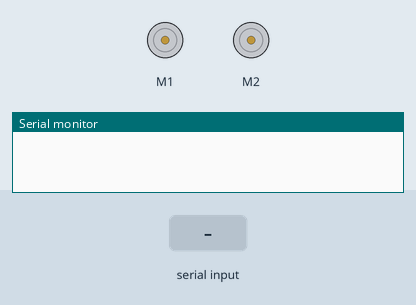
A sketch run on a simulated Arduino Uno, built with avr-gcc and run on an emulated ATmega328P. Shown: 2 × DC motor (green arrow = forward, orange = backward, longer = faster), the last lines printed to the serial monitor. The inputs (shaded band) are chosen by the test bench.

Above: at 1.2 s.
1.3 s: "K" received over Serial
At 1.4 s:
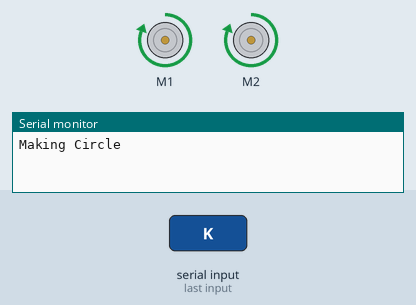
4.3 s: "L" received over Serial
At 5.4 s:
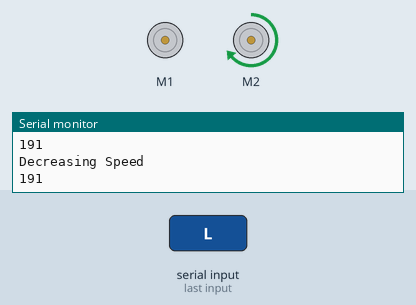
5.8 s: "F" received over Serial
At 6.7 s:
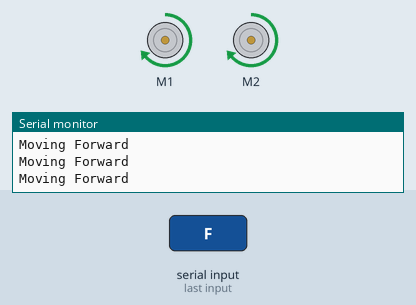
7.3 s: "B" received over Serial
At 8.4 s:
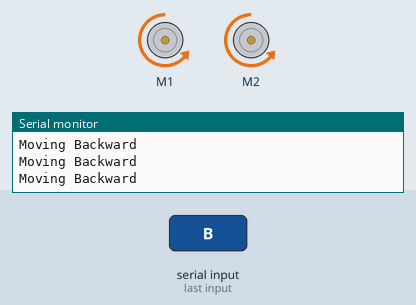
8.8 s: "S" received over Serial
At 9.5 s:
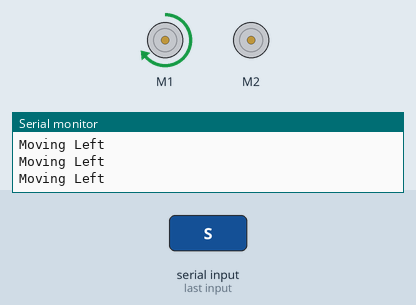
10.3 s: "8" received over Serial
At 10.8 s:
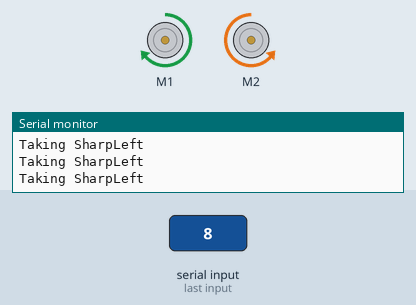
Timing chart, 0 to 12.8 s (numbered marks = the images above; inputs shaded):
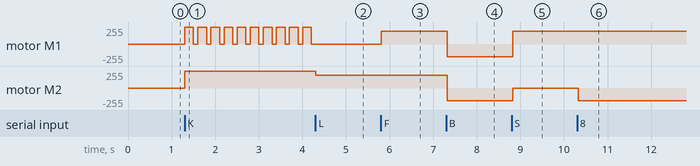

Measured:
- after the input at 1.3 s, motor M1: alternates forward 255/255 for 0.20 s and stopped for 0.10 s, starting at once; motor M2: stopped → forward 255/255 at once
- after the input at 4.3 s, motor M1: stops changing and stays stopped; motor M2: forward 255/255 → forward 191/255 at once
- after the input at 5.8 s, motor M1: stopped → forward 191/255 at once
- after the input at 7.3 s, motor M1, motor M2: forward 191/255 → backward 191/255 at once
- after the input at 8.8 s, motor M1: backward 191/255 → forward 191/255 at once; motor M2: backward 191/255 → stopped at once
- after the input at 10.3 s, motor M2: stopped → backward 191/255 at once

The sketch:

bt_robot_car_with_my_app.ino
```cpp
#define ledPin 7
int state = 0;
#include <AFMotor.h>

AF_DCMotor motor1(1);
AF_DCMotor motor2(2);


void setup() {
  // put your setup code here, to run once:
  pinMode(ledPin, LOW);
  digitalWrite(ledPin, LOW);
  Serial.begin(9600);

  motor1.setSpeed(255);
  motor2.setSpeed(255);
}


void loop() {

  uint8_t i;

  if (Serial.available() > 0){
    state = Serial.read();
      }


///////////////////////////////////motor speed

   if (state == 'H'){
    i = i + 10;
    Serial.println("Increasing Speed");
      motor1.setSpeed(i);
      motor2.setSpeed(i);
      Serial.println(i);
      delay(150);

   }
   if (state == 'L'){
    i = i -10;
    Serial.println("Decreasing Speed");
      motor1.setSpeed(i);
      motor2.setSpeed(i);
      Serial.println(i);
      delay(150);

   }

///////////////////////////////motor direction through bluetooth


   if (state == 'F'){
    forward();
    Serial.println("Moving Forward");
    digitalWrite(ledPin, HIGH);

   }

   if (state == 'B'){
    Serial.println("Moving Backward");
    digitalWrite(ledPin, HIGH);
    backward();

   }

   if (state == 'R'){
    Serial.println("Moving Right");
    digitalWrite(ledPin, HIGH);
    right();

   }

   if (state == 'S'){
    Serial.println("Moving Left");
    left();
    digitalWrite(ledPin, HIGH);

   }

   if (state == '8'){                //////////square button
    Serial.println("Taking SharpLeft");
    sharpleft();
    digitalWrite(ledPin, HIGH);

   }

   if (state == '9'){              ///////////cross button
    Serial.println("Taking SharpRight");
    sharpright();
    digitalWrite(ledPin, HIGH);

   }


   if (state == 'K'){
    Serial.println("Making Circle");
    digitalWrite(ledPin, HIGH);
    forward();
    delay(200);
    right();
    delay(100);

   }

   if (state == 'P'){
    Serial.println("Moving Zig Zag");
    digitalWrite(ledPin, HIGH);
    forward();
    delay(200);
    right();
    delay(100);
    forward();
    delay(200);
    left();
    delay(100);

   }


}


////////////////car direction

void forward(){

  motor1.run(FORWARD);
  motor2.run(FORWARD);
}

void backward(){
  motor1.run(BACKWARD);
  motor2.run(BACKWARD);
}


void sharpleft(){
  motor1.run(FORWARD);   //right wheels
  motor2.run(BACKWARD);  //left wheels
}

void sharpright(){
  motor1.run(BACKWARD);
  motor2.run(FORWARD);

}

void left(){
  motor1.run(FORWARD);   //right wheels
  motor2.run(RELEASE);  //left wheels
}

void right(){
  motor1.run(RELEASE);
  motor2.run(FORWARD);

}
```
